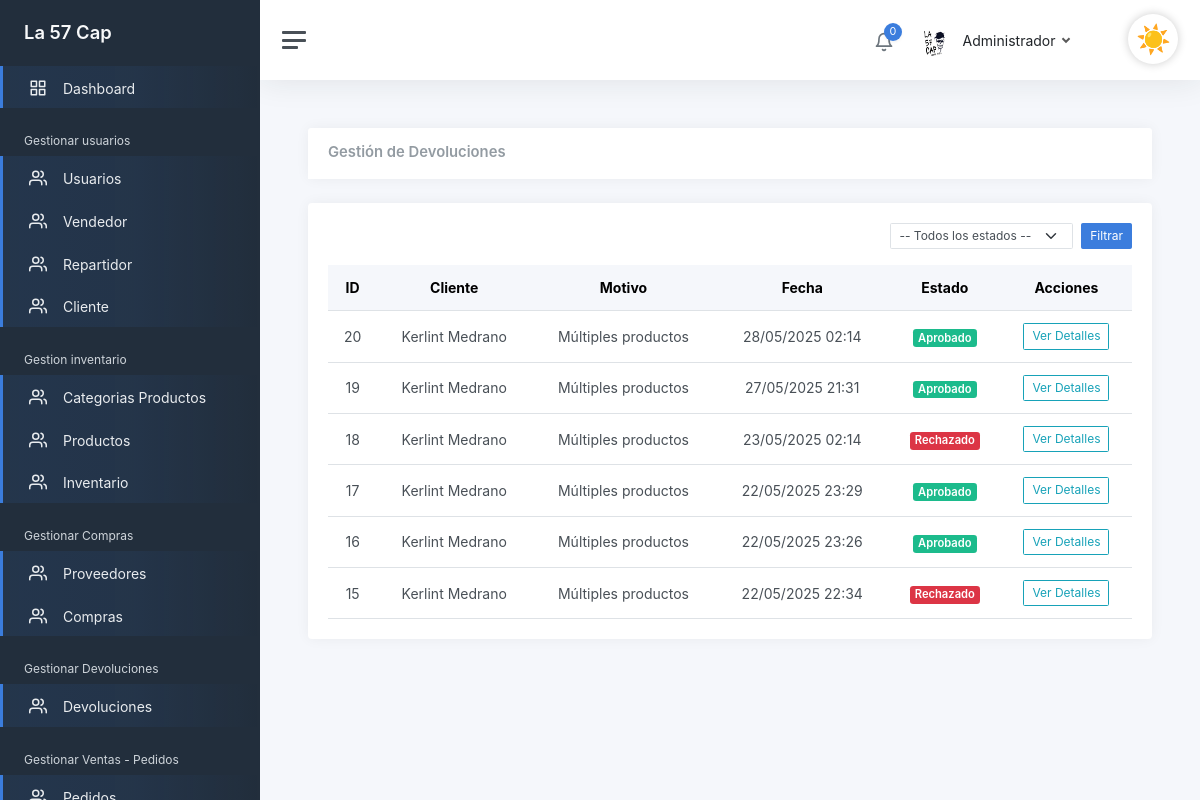
Page /admin/devoluciones (signed in) on the earlier database version.
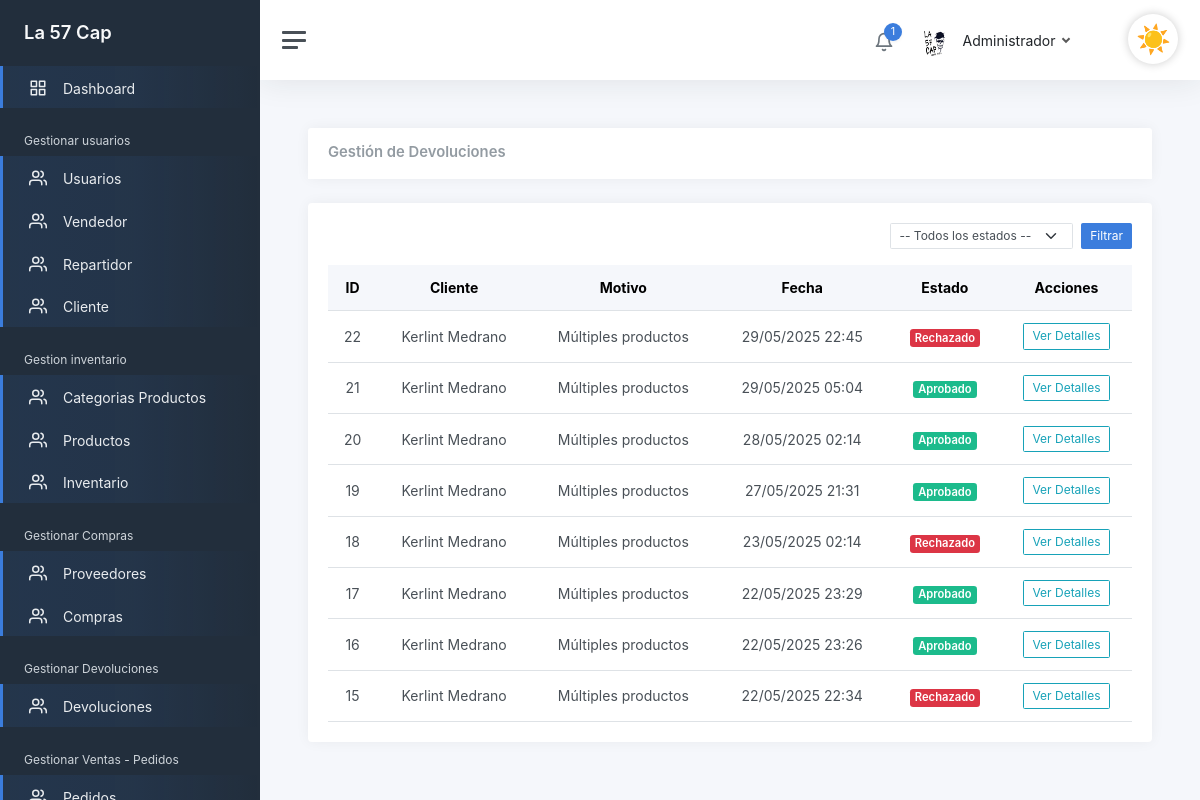
Same page on the later database version.
### tables this page shows
CREATE TABLE `devoluciones`  (
  `idDevoluciones` int(0) NOT NULL AUTO_INCREMENT,
  `fecha_solicitud` datetime(0) NOT NULL,
  `motivo` varchar(200) NOT NULL,
  `Aprobado` tinyint(0) NOT NULL,
  `tipo_reembolso` varchar(45) NOT NULL,
  `observaciones` varchar(200) NOT NULL,
  `ventas_idventas` int(0) NOT NULL,
  `cliente_idcliente` int(0) NOT NULL,
  `eliminado` tinyint(0) NULL DEFAULT 0,
  `Estado` varchar(40) NOT NULL,
  PRIMARY KEY (`idDevoluciones`) USING BTREE,
  INDEX `fk_Devoluciones_ventas1_idx`(`ventas_idventas`) USING BTREE,
  INDEX `fk_Devoluciones_cliente1_idx`(`cliente_idcliente`) USING BTREE,
  CONSTRAINT `fk_Devoluciones_cliente1` FOREIGN KEY (`cliente_idcliente`) REFERENCES `cliente` (`idcliente`) ON DELETE RESTRICT ON UPDATE RESTRICT,
  CONSTRAINT `fk_Devoluciones_ventas1` FOREIGN KEY (`ventas_idventas`) REFERENCES `ventas` (`idventas`) ON DELETE RESTRICT ON UPDATE RESTRICT
);

### views/Admin/devoluciones/GestionarDevoluciones.php (the view, shortened to what the changed rows need)
<div class="card">
    <div class="card-header d-flex justify-content-between align-items-center">
        <h2 class="card-title mb-0">Gestión de Devoluciones</h2>
    </div>
</div>
<div class="card mt-3">
    <div class="card-body">
        <form method="GET" class="row g-2 justify-content-end mb-3">
            <div class="col-auto">
                <select name="estado" class="form-select form-select-sm">
                    <option value="">-- Todos los estados --</option>
                </select>
            </div>
            <div class="col-auto">
                <button type="submit" class="btn btn-sm btn-primary">Filtrar</button>
            </div>
        </form>
        <div class="table-responsive">
            <table class="table table-hover mb-0 text-center align-middle">
                <thead class="table-light">
                    <tr>
                        <th>ID</th>
                        <th>Cliente</th>
                        <th>Motivo</th>
                        <th>Fecha</th>
                        <th>Estado</th>
                        <th class="text-center">Acciones</th>
                    </tr>
                </thead>
                <tbody>
                    <?php foreach ($devoluciones as $devolucion): ?>
                        <?php
                        $estado = trim($devolucion->Estado);
                        $badgeClass = match ($estado) {
                            'En devolución' => 'warning',
                            'Visitar tienda' => 'primary',
                            'Aprobado' => 'success',
                            'Rechazado' => 'danger',
                            default => 'secondary'
                        };
                        ?>
                        <tr>
                            <td><?= s($devolucion->idDevoluciones) ?></td>
                            <td><?= s(trim($devolucion->cliente_nombre ?? 'Desconocido')) ?></td>
                            <td><?= s($devolucion->motivo) ?></td>
                            <td><?= date('d/m/Y H:i', strtotime($devolucion->fecha_solicitud)) ?></td>
                            <td><span class="badge bg-<?= $badgeClass ?>"><?= $estado ?></span></td>
                            <td>
                                <a href="/admin/devoluciones/detalle?id=<?= s($devolucion->idDevoluciones) ?>"
                                   class="btn btn-outline-info btn-sm">
                                    Ver Detalles
                                </a>
                            </td>
                        </tr>
                    <?php endforeach; ?>
                </tbody>
            </table>
        </div>
    </div>
</div>

### views/layout/layoutAdmin.php (shortened to what the changed rows need)
<!DOCTYPE html>
<html lang="en">
<head>
    <link rel="stylesheet" href="/build/css/app.css">
</head>
<body>
    <div class="wrapper">
        <nav id="sidebar" class="sidebar js-sidebar">
            <div class="sidebar-content js-simplebar">
                <a class="sidebar-brand" href="/admin">
                    <span class="align-middle">La 57 Cap</span>
                </a>
                <ul class="sidebar-nav">
                    <li class="sidebar-item active">
                        <a class="sidebar-link" href="/admin/Dashboard">
                            <i class="align-middle" data-feather="grid"></i> <span class="align-middle">Dashboard</span>
                        </a>
                    </li>
                    <li class="sidebar-header">
                        Gestionar usuarios
                    </li>
                    <li class="sidebar-item active">
                        <a class="sidebar-link" href="/admin/GestionarUsuario">
                            <i class="align-middle" data-feather="users"></i> <span class="align-middle">
                                Usuarios</span>
                        </a>
                    </li>
                    <li class="sidebar-item active">
                        <a class="sidebar-link" href="/admin/GestionarVendedores">
                            <i class="align-middle" data-feather="users"></i> <span class="align-middle">
                                Vendedor</span>
                        </a>
                    </li>
                    <li class="sidebar-item active">
                        <a class="sidebar-link" href="/admin/GestionarRepartidor">
                            <i class="align-middle" data-feather="users"></i> <span class="align-middle">
                                Repartidor</span>
                        </a>
                    </li>
                    <li class="sidebar-item active">
                        <a class="sidebar-link" href="/admin/GestionarCliente">
                            <i class="align-middle" data-feather="users"></i> <span class="align-middle">
                                Cliente</span>
                        </a>
                    </li>
                    <li class="sidebar-header">
                        Gestion inventario
                    </li>
                    <li class="sidebar-item active">
                        <a class="sidebar-link" href="/admin/GestionarCategoriaProducto">
                            <i class="align-middle" data-feather="users"></i> <span class="align-middle">
                                Categorias Productos</span>
                        </a>
                    </li>
                    <li class="sidebar-item active">
                        <a class="sidebar-link" href="/admin/GestionarProducto">
                            <i class="align-middle" data-feather="users"></i> <span class="align-middle">
                                Productos</span>
                        </a>
                    </li>
                    <li class="sidebar-item active">
                        <a class="sidebar-link" href="/admin/InventarioGeneral">
                            <i class="align-middle" data-feather="users"></i> <span class="align-middle">
                                Inventario</span>
                        </a>
                    </li>
                    <li class="sidebar-header">
                        Gestionar Compras
                    </li>
                    <li class="sidebar-item active">
                        <a class="sidebar-link" href="/admin/GestionarProveedores">
                            <i class="align-middle" data-feather="users"></i> <span class="align-middle">
                                Proveedores</span>
                        </a>
                    </li>
                    <li class="sidebar-item active">
                        <a class="sidebar-link" href="/admin/GestionarCompras">
                            <i class="align-middle" data-feather="users"></i> <span class="align-middle">
                                Compras
                            </span>
                        </a>
                    </li>
                    <li class="sidebar-header">
                        Gestionar Devoluciones
                    </li>
                    <li class="sidebar-item active">
                        <a class="sidebar-link" href="/admin/devoluciones">
                            <i class="align-middle" data-feather="users"></i> <span class="align-middle">
                                Devoluciones
                            </span>
                        </a>
                    </li>
                    <li class="sidebar-header">
                        Gestionar Ventas - Pedidos
                    </li>
                    <li class="sidebar-item active">
                        <a class="sidebar-link" href="/admin/historialPedidos">
                            <i class="align-middle" data-feather="users"></i> <span class="align-middle">
                            </span>
                        </a>
                    </li>
                </ul>
            </div>
        </nav>
        <div class="main">
            <nav class="navbar navbar-expand navbar-light navbar-bg">
                <a class="sidebar-toggle js-sidebar-toggle">
                    <i class="hamburger align-self-center"></i>
                </a>
                <div class="navbar-collapse collapse">
                    <ul class="navbar-nav navbar-align">
                        <li class="nav-item dropdown">
                            <a class="nav-icon dropdown-toggle" href="#" id="alertsDropdown" data-bs-toggle="dropdown">
                                <div class="position-relative">
                                    <i class="align-middle" data-feather="bell"></i>
                                    <span class="indicator"><?= count(Notificacion::obtenerPorUsuario($_SESSION['id'])) ?></span>
                                </div>
                            </a>
                        </li>
                        <li class="nav-item dropdown">
                            <?php
                            $nombreUsuario = $_SESSION['nombre'] ?? 'Administrador';
                            $fotoPerfil = $_SESSION['f_perfil'] ?? 'f_perfil_admin.png';
                            $rutaPerfil = "/img/users/" . $fotoPerfil;
                            ?>
                            <a class="nav-link dropdown-toggle d-none d-sm-inline-block" href="#"
                                data-bs-toggle="dropdown">
                                <img src="<?php echo $rutaPerfil; ?>" class="avatar img-fluid rounded me-1"
                                    alt="Foto de perfil" />
                                <span class="text-dark"><?php echo htmlspecialchars($nombreUsuario); ?></span>
                            </a>
                        </li>
                    </ul>
                </div>
                <div class="form-check form-switch ms-3">
                    <label for="darkModeSwitch" class="toggle-icon"></label>
                </div>
            </nav>
            <main class="content">
                <div class="container-fluid p-0">
                    <?php echo $contenido; ?>
                </div>
            </main>
        </div>
    </div>
</body>
</html>

Differences in the rows shown:
added devoluciones: idDevoluciones "22", cliente_nombre "Kerlint Medrano", motivo "Múltiples productos", fecha_solicitud "29/05/2025 22:45", Estado "Rechazado"
added devoluciones: idDevoluciones "21", cliente_nombre "Kerlint Medrano", motivo "Múltiples productos", fecha_solicitud "29/05/2025 05:04", Estado "Aprobado"
Other differences:
count(Notificacion::obtenerPorUsuario($_SESSION['id'])): "0" → "1"
